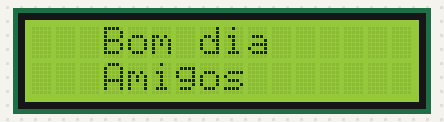
Simulated run of this sketch. Board: Arduino Uno, built with avr-gcc and run on an emulated ATmega328P. Shown: 16×2 character LCD.

Above: at 0.1 s.
At 1.21 s:
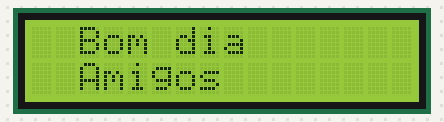
At 1.81 s:
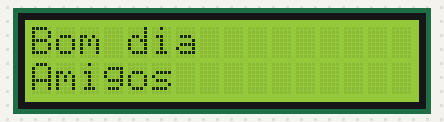

The sketch:

LCD.ino
```cpp
#include <LiquidCrystal.h>

LiquidCrystal lcd(12, 11, 5, 4, 3, 2);

void setup(){
  lcd.begin(16, 2);
}

void loop(){
  lcd.clear();
  lcd.setCursor(3, 0);
  lcd.print("Bom dia");
  lcd.setCursor(3, 1);
  lcd.print("Amigos");
  delay(1000);

  //Rolagem para a esquerda
  for (int pos = 0; pos < 3; pos++){
    lcd.scrollDisplayLeft();
    delay(300);
  }
}
```

Measured:
- by itself, everything shown: repeats every 1.9 s, in 4 steps
